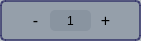
        <widget class="QWidget" name="widget_2" native="true">
         <property name="geometry">
          <rect>
           <x>670</x>
           <y>430</y>
           <width>141</width>
           <height>41</height>
          </rect>
         </property>
         <property name="styleSheet">
          <string notr="true">QWidget {
    background-color: rgba(127, 140, 153, 150); /* Màu xám xanh với độ trong suốt */
    border-radius: 5px;
    border: 2px solid rgba(46, 46, 100, 180); /* Viền xanh với độ trong suốt */
}

QPushButton {
    border: none;
    background: transparent;
    font-size: 16px;
    color: black;
    padding: 5px;
}
</string>
         </property>
         <widget class="QPushButton" name="pushButton_4">
          <property name="geometry">
           <rect>
            <x>10</x>
            <y>10</y>
            <width>51</width>
            <height>21</height>
           </rect>
          </property>
          <property name="text">
           <string>-</string>
          </property>
         </widget>
         <widget class="QPushButton" name="pushButton_5">
          <property name="geometry">
           <rect>
            <x>80</x>
            <y>10</y>
            <width>51</width>
            <height>20</height>
           </rect>
          </property>
          <property name="text">
           <string>+</string>
          </property>
         </widget>
         <widget class="QLabel" name="label_2">
          <property name="geometry">
           <rect>
            <x>50</x>
            <y>10</y>
            <width>41</width>
            <height>21</height>
           </rect>
          </property>
          <property name="styleSheet">
           <string notr="true">QWidget {
    background-color: rgba(127, 140, 153, 150); /* Màu xám xanh với độ trong suốt */
    border-radius: 5px;
    border: 2px solid rgba(46, 46, 100, 180); /* Viền xanh với độ trong suốt */border:none
}
</string>
          </property>
          <property name="text">
           <string>1</string>
          </property>
          <property name="alignment">
           <set>Qt::AlignCenter</set>
          </property>
         </widget>
        </widget>
